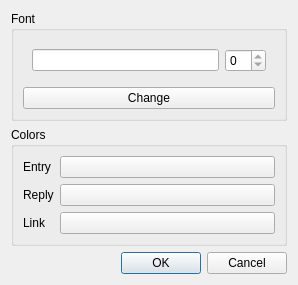
<?xml version="1.0" encoding="UTF-8"?>
<ui version="4.0">
 <class>FontChooserDialog</class>
 <widget class="QDialog" name="FontChooserDialog">
  <property name="geometry">
   <rect>
    <x>0</x>
    <y>0</y>
    <width>298</width>
    <height>212</height>
   </rect>
  </property>
  <property name="windowTitle">
   <string>Dialog</string>
  </property>
  <layout class="QVBoxLayout" name="verticalLayout">
   <item>
    <widget class="QGroupBox" name="groupBox">
     <property name="title">
      <string>Font</string>
     </property>
     <layout class="QVBoxLayout" name="verticalLayout_2">
      <item>
       <widget class="QWidget" name="widget" native="true">
        <layout class="QHBoxLayout" name="horizontalLayout_2">
         <item>
          <widget class="QLineEdit" name="fontFamily">
           <property name="readOnly">
            <bool>true</bool>
           </property>
          </widget>
         </item>
         <item>
          <widget class="QSpinBox" name="fontSize">
           <property name="readOnly">
            <bool>true</bool>
           </property>
          </widget>
         </item>
        </layout>
       </widget>
      </item>
      <item>
       <widget class="QPushButton" name="fontButton">
        <property name="text">
         <string>Change</string>
        </property>
       </widget>
      </item>
     </layout>
    </widget>
   </item>
   <item>
    <widget class="QGroupBox" name="groupBox_2">
     <property name="title">
      <string>Colors</string>
     </property>
     <layout class="QGridLayout" name="gridLayout">
      <item row="2" column="1">
       <widget class="QPushButton" name="linkColorButton">
        <property name="text">
         <string/>
        </property>
       </widget>
      </item>
      <item row="2" column="0">
       <widget class="QLabel" name="label_3">
        <property name="sizePolicy">
         <sizepolicy hsizetype="Fixed" vsizetype="Preferred">
          <horstretch>0</horstretch>
          <verstretch>0</verstretch>
         </sizepolicy>
        </property>
        <property name="text">
         <string>Link</string>
        </property>
       </widget>
      </item>
      <item row="0" column="0">
       <widget class="QLabel" name="label">
        <property name="sizePolicy">
         <sizepolicy hsizetype="Fixed" vsizetype="Preferred">
          <horstretch>0</horstretch>
          <verstretch>0</verstretch>
         </sizepolicy>
        </property>
        <property name="text">
         <string>Entry</string>
        </property>
       </widget>
      </item>
      <item row="1" column="1">
       <widget class="QPushButton" name="replyColorButton">
        <property name="text">
         <string/>
        </property>
       </widget>
      </item>
      <item row="0" column="1">
       <widget class="QPushButton" name="entryColorButton">
        <property name="autoFillBackground">
         <bool>false</bool>
        </property>
        <property name="text">
         <string/>
        </property>
       </widget>
      </item>
      <item row="1" column="0">
       <widget class="QLabel" name="label_2">
        <property name="text">
         <string>Reply</string>
        </property>
       </widget>
      </item>
     </layout>
    </widget>
   </item>
   <item>
    <widget class="QDialogButtonBox" name="buttonBox">
     <property name="orientation">
      <enum>Qt::Horizontal</enum>
     </property>
     <property name="standardButtons">
      <set>QDialogButtonBox::Cancel|QDialogButtonBox::Ok</set>
     </property>
    </widget>
   </item>
  </layout>
 </widget>
 <resources/>
 <connections>
  <connection>
   <sender>buttonBox</sender>
   <signal>accepted()</signal>
   <receiver>FontChooserDialog</receiver>
   <slot>accept()</slot>
   <hints>
    <hint type="sourcelabel">
     <x>248</x>
     <y>254</y>
    </hint>
    <hint type="destinationlabel">
     <x>157</x>
     <y>274</y>
    </hint>
   </hints>
  </connection>
  <connection>
   <sender>buttonBox</sender>
   <signal>rejected()</signal>
   <receiver>FontChooserDialog</receiver>
   <slot>reject()</slot>
   <hints>
    <hint type="sourcelabel">
     <x>316</x>
     <y>260</y>
    </hint>
    <hint type="destinationlabel">
     <x>286</x>
     <y>274</y>
    </hint>
   </hints>
  </connection>
 </connections>
</ui>
